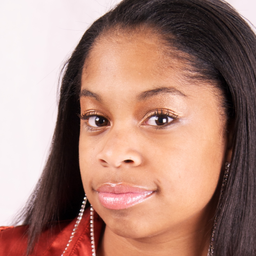
#> input picture dataset/train_photo/00989.png, 256 x 256 px, shrunk from 1024 x 1024 before the run, found by its file name; its folder holds only this picture in this run
$ python visual_superPixel_seg_image.py
#> lines starting #> are read from the running program, lines starting #| are printed output that depends on the picture
import os
import cv2
import argparse
import numpy as np
from skimage import segmentation, color
from tqdm import tqdm

def process_felzenszwalb(img_path, scale=5, sigma=0.8, min_size=50):
#> called with img_path = 'dataset\\train_photo/00989.png', scale = 5, sigma = 0.8, min_size = 50
    img = cv2.imread(img_path)
#> img is the input picture: shape (256, 256, 3); mean B, G, R 120.6, 132.2, 170.6
    if img is None:
        return None

    rgb = cv2.cvtColor(img, cv2.COLOR_BGR2RGB)

    img_seg = segmentation.felzenszwalb(rgb, scale=scale, sigma=sigma, min_size=min_size)
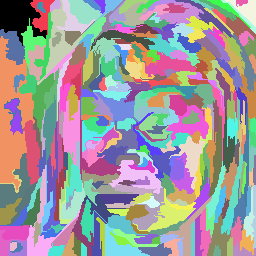
#> img_seg: shape (256, 256) int64; 297 distinct labels, from 0 to 296; one colour per label, 0 black

    out_rgb = color.label2rgb(img_seg, rgb, bg_label=-1, kind='avg')
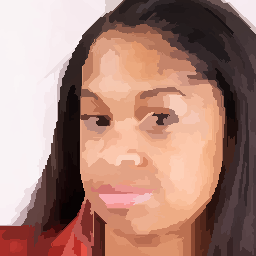
#> out_rgb: shape (256, 256, 3); mean R, G, B 170.1, 131.7, 120.1

    out_bgr = cv2.cvtColor(out_rgb.astype(np.uint8), cv2.COLOR_RGB2BGR)
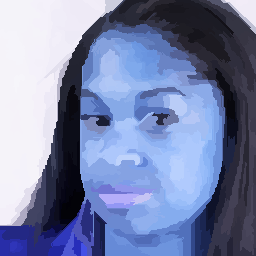
#> out_bgr: shape (256, 256, 3); mean R, G, B 120.1, 131.7, 170.1
    return out_bgr

def process_slic(img_path, seg_num=200):
    img = cv2.imread(img_path)
    if img is None:
        return None

    rgb = cv2.cvtColor(img, cv2.COLOR_BGR2RGB)

    seg_label = segmentation.slic(rgb, n_segments=seg_num, sigma=1, start_label=0,
                                  compactness=10, convert2lab=True)
    out_rgb = color.label2rgb(seg_label, rgb, bg_label=-1, kind='avg')

    out_bgr = cv2.cvtColor(out_rgb.astype(np.uint8), cv2.COLOR_RGB2BGR)
    return out_bgr

def main():
    parser = argparse.ArgumentParser(description='Tạo ảnh SuperPixel (Region-smoothed) cho DTGAN')
    parser.add_argument('--input_dir', type=str, default=r'dataset\train_photo',
                        help='Đường dẫn thư mục ảnh thực tế (vd: dataset/train_photo)')
    parser.add_argument('--output_dir', type=str, default=r'dataset\train_photo_superpixel',
                        help='Đường dẫn lưu kết quả (vd: dataset/photo_superpixel)')
    parser.add_argument('--method', type=str, default='felzenszwalb', choices=['felzenszwalb', 'slic'],
                        help='Thuật toán phân mảnh (mặc định: felzenszwalb)')
    args = parser.parse_args()

    if not os.path.exists(args.output_dir):
        os.makedirs(args.output_dir)

    files = [f for f in os.listdir(args.input_dir) if f.lower().endswith(('.png', '.jpg', '.jpeg'))]
    print(f"Đang xử lý {len(files)} ảnh bằng thuật toán {args.method.upper()}...")

    for f in tqdm(files):
        in_path = os.path.join(args.input_dir, f)
        out_path = os.path.join(args.output_dir, f)

        if args.method == 'felzenszwalb':
            result_img = process_felzenszwalb(in_path, scale=5, sigma=0.8, min_size=50)
        else:
            result_img = process_slic(in_path, seg_num=200)

        if result_img is not None:
            cv2.imwrite(out_path, result_img)

    print("Hoàn tất tạo tập dữ liệu Region-smoothed!")

if __name__ == '__main__':
    main()

$ run again, on dataset/train_photo/00993.png
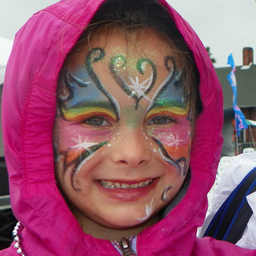
#> input picture dataset/train_photo/00993.png, 256 x 256 px, shrunk from 1024 x 1024 before the run, found by its file name
#> in process_felzenszwalb, img is the input picture: shape (256, 256, 3); mean B, G, R 105.9, 82.2, 145.9
#> in process_felzenszwalb, `img_seg = segmentation.felzenszwalb(rgb, scale=scale, sigma=sigma, min..`:
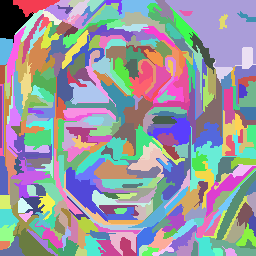
#> img_seg: shape (256, 256) int64; 311 distinct labels, from 0 to 310; one colour per label, 0 black
#> in process_felzenszwalb, `out_bgr = cv2.cvtColor(out_rgb.astype(np.uint8), cv2.COLOR_RGB2BGR)`:
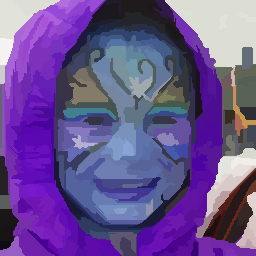
#> out_bgr: shape (256, 256, 3); mean R, G, B 105.4, 81.7, 145.4

$ run again, on dataset/train_photo/00995.png
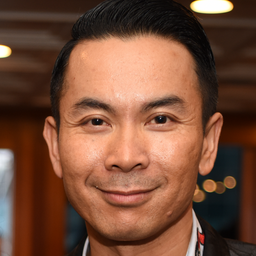
#> input picture dataset/train_photo/00995.png, 256 x 256 px, shrunk from 1024 x 1024 before the run, found by its file name
#> in process_felzenszwalb, img is the input picture: shape (256, 256, 3); mean B, G, R 57.3, 77.7, 119.7
#> in process_felzenszwalb, `img_seg = segmentation.felzenszwalb(rgb, scale=scale, sigma=sigma, min..`:
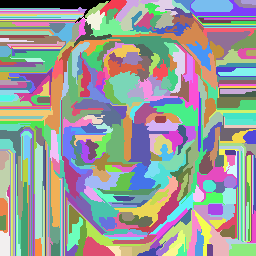
#> img_seg: shape (256, 256) int64; 376 distinct labels, from 0 to 375; one colour per label, 0 black
#> in process_felzenszwalb, `out_bgr = cv2.cvtColor(out_rgb.astype(np.uint8), cv2.COLOR_RGB2BGR)`:
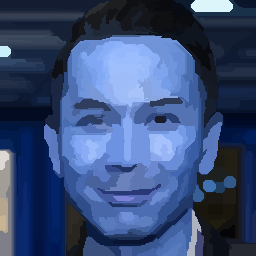
#> out_bgr: shape (256, 256, 3); mean R, G, B 56.9, 77.2, 119.2

$ run again, on dataset/train_photo/00990.png
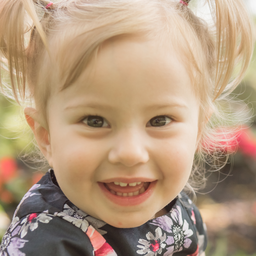
#> input picture dataset/train_photo/00990.png, 256 x 256 px, shrunk from 1024 x 1024 before the run, found by its file name
#> in process_felzenszwalb, img is the input picture: shape (256, 256, 3); mean B, G, R 127.7, 153.8, 180.4
#> in process_felzenszwalb, `img_seg = segmentation.felzenszwalb(rgb, scale=scale, sigma=sigma, min..`:
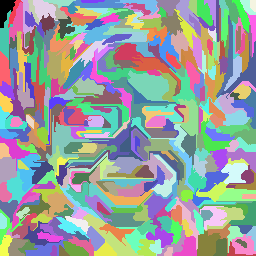
#> img_seg: shape (256, 256) int64; 357 distinct labels, from 0 to 356; one colour per label, 0 black
#> in process_felzenszwalb, `out_bgr = cv2.cvtColor(out_rgb.astype(np.uint8), cv2.COLOR_RGB2BGR)`:
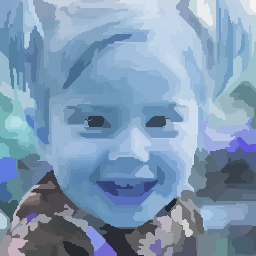
#> out_bgr: shape (256, 256, 3); mean R, G, B 127.2, 153.3, 179.9
